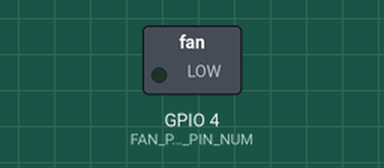
A sketch run on a simulated ESP32. Shown: switched loads named in the sketch (green lamp = pin HIGH).

Above: at 0.1 s.
At 0.6 s:
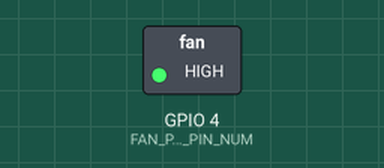
At 1.4 s:
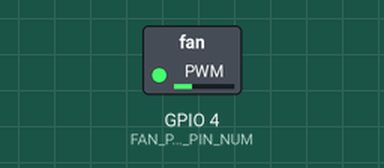
Timing chart, 0 to 2.9 s (numbered marks = the images above):
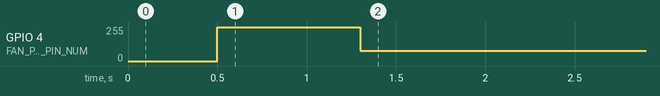

The sketch:

sc16_co_fan_control_example.ino
```cpp
#include <inttypes.h>
#include <stdbool.h>
#include <stdint.h>
#include <stdio.h>

#include "driver/gpio.h"
#include "driver/ledc.h"
#include "driver/uart.h"
#include "esp_err.h"
#include "esp_log.h"
#include "esp_timer.h"
#include "freertos/FreeRTOS.h"
#include "freertos/task.h"

// Example file:
// Read SC16-CO concentration and control a fan on GPIO4 with PWM.
// This file is separate from main.c so you can merge pieces manually.

#ifndef CO_RX_PIN_NUM
#define CO_RX_PIN_NUM 32
#endif

#ifndef CO_TX_PIN_NUM
#define CO_TX_PIN_NUM 33
#endif

#ifndef FAN_PWM_PIN_NUM
#define FAN_PWM_PIN_NUM 4
#endif

static const gpio_num_t CO_RX_PIN = (gpio_num_t)CO_RX_PIN_NUM;
static const gpio_num_t CO_TX_PIN = (gpio_num_t)CO_TX_PIN_NUM;
static const int CO_BAUD = 9600;
static const uart_port_t CO_UART = UART_NUM_1;

static const gpio_num_t FAN_PWM_PIN = (gpio_num_t)FAN_PWM_PIN_NUM;
static const ledc_mode_t FAN_LEDC_MODE = LEDC_LOW_SPEED_MODE;
static const ledc_timer_t FAN_LEDC_TIMER = LEDC_TIMER_0;
static const ledc_channel_t FAN_LEDC_CHANNEL = LEDC_CHANNEL_0;
static const uint32_t FAN_PWM_FREQ_HZ = 20000;
static const ledc_timer_bit_t FAN_PWM_RESOLUTION = LEDC_TIMER_8_BIT;
static const uint32_t FAN_PWM_MAX_DUTY = 255;
static const uint32_t FAN_START_BOOST_MS = 800;

static const char *TAG = "SC16-CO-FAN";

typedef struct {
    uint16_t ppm_min;
    uint16_t ppm_max;
    int fan_percent;
    const char *fan_level;
} co_fan_rule_t;

static const co_fan_rule_t CO_FAN_RULES[] = {
    {0, 30, 30, "idle_low"},
    {31, 50, 35, "low"},
    {51, 100, 50, "medium"},
    {101, 150, 70, "high"},
    {151, 200, 85, "very_high"},
    {201, UINT16_MAX, 100, "max"},
};

static int s_current_fan_percent = -1;

static uint8_t calc_frame_checksum(const uint8_t *frame, size_t len) {
    uint8_t sum = 0;
    for (size_t i = 0; i < len; ++i) {
        sum = (uint8_t)(sum + frame[i]);
    }
    return (uint8_t)(~sum);
}

static bool read_co_frame(uint16_t *co_ppm) {
    uint8_t frame[9];

    int64_t start_ms = esp_timer_get_time() / 1000;
    while ((esp_timer_get_time() / 1000) - start_ms < 1200) {
        uint8_t byte = 0;
        int len = uart_read_bytes(CO_UART, &byte, 1, pdMS_TO_TICKS(10));
        if (len == 1 && byte == 0xFF) {
            frame[0] = 0xFF;

            int got = uart_read_bytes(CO_UART, &frame[1], 8, pdMS_TO_TICKS(100));
            if (got != 8) {
                return false;
            }

            if (frame[1] != 0x18 || frame[2] != 0x04) {
                return false;
            }

            uint8_t checksum = calc_frame_checksum(frame, 8);
            if (checksum != frame[8]) {
                return false;
            }

            *co_ppm = ((uint16_t)frame[4] << 8) | frame[5];
            return true;
        }

        vTaskDelay(pdMS_TO_TICKS(10));
    }

    return false;
}

static int clamp_percent(int percent) {
    if (percent < 0) {
        return 0;
    }
    if (percent > 100) {
        return 100;
    }
    return percent;
}

static uint32_t percent_to_duty(int percent) {
    percent = clamp_percent(percent);
    return (uint32_t)((percent * FAN_PWM_MAX_DUTY) / 100);
}

static int get_fan_percent_for_co(uint16_t co_ppm) {
    for (size_t i = 0; i < sizeof(CO_FAN_RULES) / sizeof(CO_FAN_RULES[0]); ++i) {
        if (co_ppm >= CO_FAN_RULES[i].ppm_min && co_ppm <= CO_FAN_RULES[i].ppm_max) {
            return CO_FAN_RULES[i].fan_percent;
        }
    }
    return 100;
}

static const char *get_fan_level_for_co(uint16_t co_ppm) {
    for (size_t i = 0; i < sizeof(CO_FAN_RULES) / sizeof(CO_FAN_RULES[0]); ++i) {
        if (co_ppm >= CO_FAN_RULES[i].ppm_min && co_ppm <= CO_FAN_RULES[i].ppm_max) {
            return CO_FAN_RULES[i].fan_level;
        }
    }
    return "max";
}

static void fan_set_percent(int percent) {
    uint32_t duty = percent_to_duty(percent);
    ledcWriteChannel(FAN_LEDC_CHANNEL, duty);
    s_current_fan_percent = clamp_percent(percent);
}

static void fan_start_then_set_percent(int percent) {
    percent = clamp_percent(percent);

    if (percent <= 0) {
        fan_set_percent(0);
        return;
    }

    if (s_current_fan_percent <= 0 && percent < 100) {
        fan_set_percent(100);
        vTaskDelay(pdMS_TO_TICKS(FAN_START_BOOST_MS));
    }

    fan_set_percent(percent);
}

static uint32_t s_miss_count = 0;
static int s_last_target_percent = -1;

void setup() {
    uart_config_t uart_config = {};
    uart_config.baud_rate = CO_BAUD;
    uart_config.data_bits = UART_DATA_8_BITS;
    uart_config.parity = UART_PARITY_DISABLE;
    uart_config.stop_bits = UART_STOP_BITS_1;
    uart_config.flow_ctrl = UART_HW_FLOWCTRL_DISABLE;
    uart_config.rx_flow_ctrl_thresh = 0;
#if ESP_IDF_VERSION >= ESP_IDF_VERSION_VAL(5, 0, 0)
    uart_config.source_clk = UART_SCLK_DEFAULT;
#endif

    ESP_ERROR_CHECK(uart_driver_install(CO_UART, 256, 0, 0, NULL, 0));
    ESP_ERROR_CHECK(uart_param_config(CO_UART, &uart_config));
    ESP_ERROR_CHECK(uart_set_pin(CO_UART, CO_TX_PIN, CO_RX_PIN, UART_PIN_NO_CHANGE, UART_PIN_NO_CHANGE));

    ledcAttachChannel(FAN_PWM_PIN, FAN_PWM_FREQ_HZ, 8, FAN_LEDC_CHANNEL);

    fan_set_percent(0);
    delay(500);
    fan_start_then_set_percent(30);
}

void loop() {
    uint16_t co_ppm = 0;

    if (read_co_frame(&co_ppm)) {
        int target_percent = get_fan_percent_for_co(co_ppm);
        const char *fan_level = get_fan_level_for_co(co_ppm);
        s_miss_count = 0;

        if (target_percent != s_last_target_percent) {
            fan_start_then_set_percent(target_percent);
            s_last_target_percent = target_percent;
        }

        ESP_LOGI(TAG,
                 "CO=%" PRIu16 " ppm fan=%d%% (%s)",
                 co_ppm,
                 target_percent,
                 fan_level);
    } else {
        s_miss_count++;
        if (s_miss_count >= 3) {
            ESP_LOGW(TAG, "Missed %" PRIu32 " consecutive valid frames", s_miss_count);
        }
    }

    delay(200);
}
```
